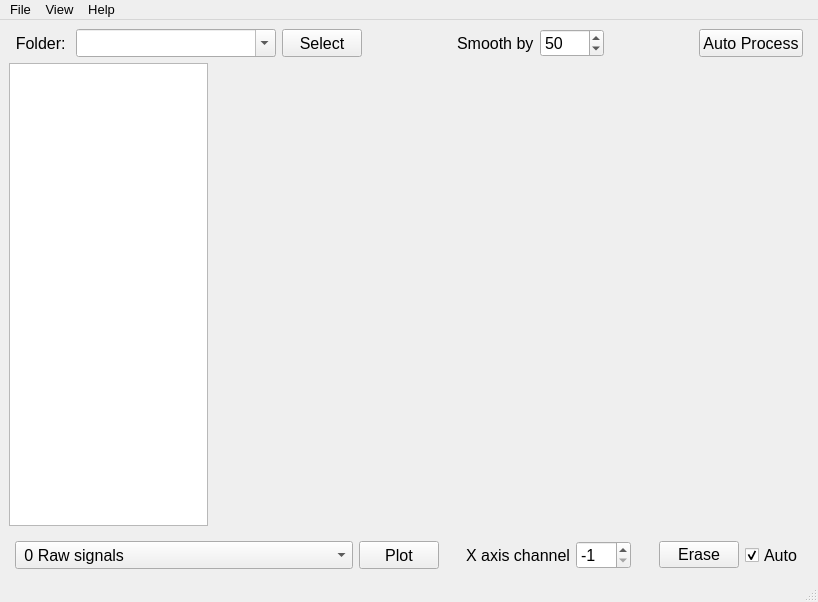
<?xml version="1.0" encoding="UTF-8"?>
<ui version="4.0">
 <class>MainWindow</class>
 <widget class="QMainWindow" name="MainWindow">
  <property name="geometry">
   <rect>
    <x>0</x>
    <y>0</y>
    <width>818</width>
    <height>602</height>
   </rect>
  </property>
  <property name="font">
   <font>
    <pointsize>12</pointsize>
   </font>
  </property>
  <property name="windowTitle">
   <string>Emittance Plot Processing</string>
  </property>
  <widget class="QWidget" name="centralwidget">
   <layout class="QVBoxLayout" name="verticalLayout">
    <property name="sizeConstraint">
     <enum>QLayout::SetDefaultConstraint</enum>
    </property>
    <property name="leftMargin">
     <number>0</number>
    </property>
    <property name="topMargin">
     <number>0</number>
    </property>
    <property name="rightMargin">
     <number>0</number>
    </property>
    <property name="bottomMargin">
     <number>0</number>
    </property>
    <item>
     <widget class="QWidget" name="widget" native="true">
      <layout class="QVBoxLayout" name="verticalLayout_2">
       <item>
        <layout class="QHBoxLayout" name="horizontalLayout_2">
         <property name="sizeConstraint">
          <enum>QLayout::SetDefaultConstraint</enum>
         </property>
         <property name="leftMargin">
          <number>6</number>
         </property>
         <property name="rightMargin">
          <number>6</number>
         </property>
         <item>
          <widget class="QLabel" name="label_2">
           <property name="sizePolicy">
            <sizepolicy hsizetype="Preferred" vsizetype="Preferred">
             <horstretch>0</horstretch>
             <verstretch>0</verstretch>
            </sizepolicy>
           </property>
           <property name="minimumSize">
            <size>
             <width>0</width>
             <height>0</height>
            </size>
           </property>
           <property name="font">
            <font>
             <pointsize>12</pointsize>
            </font>
           </property>
           <property name="text">
            <string>Folder: </string>
           </property>
           <property name="alignment">
            <set>Qt::AlignRight|Qt::AlignTrailing|Qt::AlignVCenter</set>
           </property>
          </widget>
         </item>
         <item>
          <widget class="QComboBox" name="comboBox_2">
           <property name="sizePolicy">
            <sizepolicy hsizetype="Expanding" vsizetype="Preferred">
             <horstretch>0</horstretch>
             <verstretch>0</verstretch>
            </sizepolicy>
           </property>
           <property name="minimumSize">
            <size>
             <width>200</width>
             <height>0</height>
            </size>
           </property>
           <property name="editable">
            <bool>true</bool>
           </property>
          </widget>
         </item>
         <item>
          <widget class="QPushButton" name="pushButton_2">
           <property name="sizePolicy">
            <sizepolicy hsizetype="Preferred" vsizetype="Preferred">
             <horstretch>0</horstretch>
             <verstretch>0</verstretch>
            </sizepolicy>
           </property>
           <property name="font">
            <font>
             <pointsize>12</pointsize>
            </font>
           </property>
           <property name="text">
            <string>Select</string>
           </property>
          </widget>
         </item>
         <item>
          <spacer name="horizontalSpacer_6">
           <property name="orientation">
            <enum>Qt::Horizontal</enum>
           </property>
           <property name="sizeHint" stdset="0">
            <size>
             <width>40</width>
             <height>20</height>
            </size>
           </property>
          </spacer>
         </item>
         <item>
          <widget class="QLabel" name="label">
           <property name="sizePolicy">
            <sizepolicy hsizetype="Fixed" vsizetype="Preferred">
             <horstretch>0</horstretch>
             <verstretch>0</verstretch>
            </sizepolicy>
           </property>
           <property name="font">
            <font>
             <pointsize>12</pointsize>
            </font>
           </property>
           <property name="focusPolicy">
            <enum>Qt::NoFocus</enum>
           </property>
           <property name="text">
            <string>Smooth by</string>
           </property>
          </widget>
         </item>
         <item>
          <widget class="QSpinBox" name="spinBox">
           <property name="sizePolicy">
            <sizepolicy hsizetype="Preferred" vsizetype="Preferred">
             <horstretch>0</horstretch>
             <verstretch>0</verstretch>
            </sizepolicy>
           </property>
           <property name="minimumSize">
            <size>
             <width>0</width>
             <height>0</height>
            </size>
           </property>
           <property name="font">
            <font>
             <pointsize>12</pointsize>
            </font>
           </property>
           <property name="maximum">
            <number>9999</number>
           </property>
           <property name="value">
            <number>50</number>
           </property>
          </widget>
         </item>
         <item>
          <spacer name="horizontalSpacer_3">
           <property name="orientation">
            <enum>Qt::Horizontal</enum>
           </property>
           <property name="sizeType">
            <enum>QSizePolicy::Expanding</enum>
           </property>
           <property name="sizeHint" stdset="0">
            <size>
             <width>40</width>
             <height>20</height>
            </size>
           </property>
          </spacer>
         </item>
         <item>
          <widget class="QPushButton" name="pushButton_4">
           <property name="sizePolicy">
            <sizepolicy hsizetype="Preferred" vsizetype="Preferred">
             <horstretch>0</horstretch>
             <verstretch>0</verstretch>
            </sizepolicy>
           </property>
           <property name="font">
            <font>
             <pointsize>12</pointsize>
            </font>
           </property>
           <property name="text">
            <string>Auto Process</string>
           </property>
          </widget>
         </item>
        </layout>
       </item>
       <item>
        <widget class="QWidget" name="widget_2" native="true">
         <layout class="QHBoxLayout" name="horizontalLayout">
          <property name="leftMargin">
           <number>0</number>
          </property>
          <property name="topMargin">
           <number>0</number>
          </property>
          <property name="rightMargin">
           <number>0</number>
          </property>
          <item>
           <widget class="QListWidget" name="listWidget">
            <property name="sizePolicy">
             <sizepolicy hsizetype="Expanding" vsizetype="Expanding">
              <horstretch>1</horstretch>
              <verstretch>0</verstretch>
             </sizepolicy>
            </property>
            <property name="font">
             <font>
              <pointsize>12</pointsize>
             </font>
            </property>
            <property name="midLineWidth">
             <number>0</number>
            </property>
            <property name="editTriggers">
             <set>QAbstractItemView::NoEditTriggers</set>
            </property>
            <property name="alternatingRowColors">
             <bool>false</bool>
            </property>
            <property name="selectionMode">
             <enum>QAbstractItemView::MultiSelection</enum>
            </property>
            <property name="horizontalScrollMode">
             <enum>QAbstractItemView::ScrollPerPixel</enum>
            </property>
           </widget>
          </item>
          <item>
           <widget class="QStackedWidget" name="stackedWidget">
            <property name="sizePolicy">
             <sizepolicy hsizetype="Expanding" vsizetype="Expanding">
              <horstretch>3</horstretch>
              <verstretch>0</verstretch>
             </sizepolicy>
            </property>
            <property name="focusPolicy">
             <enum>Qt::NoFocus</enum>
            </property>
            <property name="currentIndex">
             <number>0</number>
            </property>
            <widget class="QWidget" name="stackedWidgetPage1">
             <layout class="QHBoxLayout" name="horizontalLayout_4">
              <property name="leftMargin">
               <number>0</number>
              </property>
              <property name="topMargin">
               <number>0</number>
              </property>
              <property name="rightMargin">
               <number>0</number>
              </property>
              <property name="bottomMargin">
               <number>0</number>
              </property>
              <item>
               <widget class="MplWidget" name="mplWidget" native="true">
                <property name="sizePolicy">
                 <sizepolicy hsizetype="Expanding" vsizetype="Expanding">
                  <horstretch>0</horstretch>
                  <verstretch>0</verstretch>
                 </sizepolicy>
                </property>
               </widget>
              </item>
             </layout>
            </widget>
            <widget class="QWidget" name="stackedWidgetPage2">
             <layout class="QVBoxLayout" name="verticalLayout_3">
              <property name="topMargin">
               <number>0</number>
              </property>
              <property name="bottomMargin">
               <number>0</number>
              </property>
              <item>
               <widget class="QPlainTextEdit" name="plainTextEdit">
                <property name="sizePolicy">
                 <sizepolicy hsizetype="Expanding" vsizetype="Expanding">
                  <horstretch>0</horstretch>
                  <verstretch>0</verstretch>
                 </sizepolicy>
                </property>
                <property name="minimumSize">
                 <size>
                  <width>0</width>
                  <height>0</height>
                 </size>
                </property>
                <property name="autoFillBackground">
                 <bool>false</bool>
                </property>
                <property name="undoRedoEnabled">
                 <bool>false</bool>
                </property>
                <property name="readOnly">
                 <bool>true</bool>
                </property>
               </widget>
              </item>
             </layout>
            </widget>
            <widget class="QWidget" name="stackedWidgetPage3">
             <layout class="QHBoxLayout" name="horizontalLayout_5">
              <item>
               <widget class="QTableWidget" name="tableWidget">
                <property name="sizePolicy">
                 <sizepolicy hsizetype="Expanding" vsizetype="Expanding">
                  <horstretch>1</horstretch>
                  <verstretch>0</verstretch>
                 </sizepolicy>
                </property>
                <property name="font">
                 <font>
                  <pointsize>10</pointsize>
                 </font>
                </property>
                <property name="alternatingRowColors">
                 <bool>true</bool>
                </property>
                <attribute name="horizontalHeaderVisible">
                 <bool>false</bool>
                </attribute>
                <attribute name="horizontalHeaderCascadingSectionResizes">
                 <bool>false</bool>
                </attribute>
                <attribute name="horizontalHeaderDefaultSectionSize">
                 <number>100</number>
                </attribute>
                <attribute name="horizontalHeaderStretchLastSection">
                 <bool>true</bool>
                </attribute>
                <attribute name="verticalHeaderVisible">
                 <bool>false</bool>
                </attribute>
                <row>
                 <property name="text">
                  <string>New Row</string>
                 </property>
                </row>
                <row>
                 <property name="text">
                  <string>New Row</string>
                 </property>
                </row>
                <row>
                 <property name="text">
                  <string>New Row</string>
                 </property>
                </row>
                <row>
                 <property name="text">
                  <string>New Row</string>
                 </property>
                </row>
                <row>
                 <property name="text">
                  <string>New Row</string>
                 </property>
                </row>
                <row>
                 <property name="text">
                  <string>New Row</string>
                 </property>
                </row>
                <row>
                 <property name="text">
                  <string>New Row</string>
                 </property>
                </row>
                <row>
                 <property name="text">
                  <string>New Row</string>
                 </property>
                </row>
                <column>
                 <property name="text">
                  <string>Parameter</string>
                 </property>
                 <property name="font">
                  <font>
                   <pointsize>12</pointsize>
                   <kerning>false</kerning>
                  </font>
                 </property>
                </column>
                <column>
                 <property name="text">
                  <string>Value</string>
                 </property>
                 <property name="font">
                  <font>
                   <pointsize>12</pointsize>
                  </font>
                 </property>
                </column>
               </widget>
              </item>
              <item>
               <widget class="QFrame" name="frame">
                <property name="sizePolicy">
                 <sizepolicy hsizetype="Preferred" vsizetype="Preferred">
                  <horstretch>1</horstretch>
                  <verstretch>0</verstretch>
                 </sizepolicy>
                </property>
                <property name="frameShape">
                 <enum>QFrame::StyledPanel</enum>
                </property>
                <property name="frameShadow">
                 <enum>QFrame::Raised</enum>
                </property>
               </widget>
              </item>
             </layout>
            </widget>
           </widget>
          </item>
         </layout>
        </widget>
       </item>
       <item>
        <layout class="QHBoxLayout" name="horizontalLayout_3">
         <property name="leftMargin">
          <number>6</number>
         </property>
         <property name="rightMargin">
          <number>6</number>
         </property>
         <item>
          <widget class="QComboBox" name="comboBox">
           <property name="sizePolicy">
            <sizepolicy hsizetype="Preferred" vsizetype="Preferred">
             <horstretch>0</horstretch>
             <verstretch>0</verstretch>
            </sizepolicy>
           </property>
           <property name="baseSize">
            <size>
             <width>0</width>
             <height>0</height>
            </size>
           </property>
           <property name="font">
            <font>
             <pointsize>12</pointsize>
            </font>
           </property>
           <item>
            <property name="text">
             <string> 0 Raw signals</string>
            </property>
           </item>
           <item>
            <property name="text">
             <string> 1 Processed signals</string>
            </property>
           </item>
           <item>
            <property name="text">
             <string> 2 Elementary jet</string>
            </property>
           </item>
           <item>
            <property name="text">
             <string> 3 Integral profile</string>
            </property>
           </item>
           <item>
            <property name="text">
             <string> 4 Maximum profile</string>
            </property>
           </item>
           <item>
            <property name="text">
             <string> 5 Contour plot</string>
            </property>
           </item>
           <item>
            <property name="text">
             <string> 6 Color contour plot</string>
            </property>
           </item>
           <item>
            <property name="text">
             <string> 7 Contour levels</string>
            </property>
           </item>
           <item>
            <property name="text">
             <string> 8 Cross section contours</string>
            </property>
           </item>
           <item>
            <property name="text">
             <string>-------------------</string>
            </property>
           </item>
           <item>
            <property name="text">
             <string>10 Z2 [N,nx-1] Initial data average shifted</string>
            </property>
           </item>
           <item>
            <property name="text">
             <string>11 Z3 [N,nx-1]  Regular divergence reduced</string>
            </property>
           </item>
           <item>
            <property name="text">
             <string>12 Scan voltage range</string>
            </property>
           </item>
           <item>
            <property name="text">
             <string>13 Z4 [N,nx] total beam</string>
            </property>
           </item>
           <item>
            <property name="text">
             <string>14 Zero line debug</string>
            </property>
           </item>
           <item>
            <property name="text">
             <string>15 Scale and range</string>
            </property>
           </item>
           <item>
            <property name="text">
             <string>16 Z6 [N,N] divergence back</string>
            </property>
           </item>
           <item>
            <property name="text">
             <string>17 Shifted jets</string>
            </property>
           </item>
           <item>
            <property name="text">
             <string>18 Z5 [N,N] no divergence</string>
            </property>
           </item>
           <item>
            <property name="text">
             <string>19 Z1[N,nx-1] initial data</string>
            </property>
           </item>
           <item>
            <property name="text">
             <string>20 griddata(Z1)</string>
            </property>
           </item>
           <item>
            <property name="text">
             <string>21 removed X't</string>
            </property>
           </item>
          </widget>
         </item>
         <item>
          <widget class="QPushButton" name="pushButton_6">
           <property name="sizePolicy">
            <sizepolicy hsizetype="Minimum" vsizetype="Preferred">
             <horstretch>0</horstretch>
             <verstretch>0</verstretch>
            </sizepolicy>
           </property>
           <property name="font">
            <font>
             <pointsize>12</pointsize>
            </font>
           </property>
           <property name="text">
            <string>Plot</string>
           </property>
          </widget>
         </item>
         <item>
          <spacer name="horizontalSpacer_5">
           <property name="orientation">
            <enum>Qt::Horizontal</enum>
           </property>
           <property name="sizeHint" stdset="0">
            <size>
             <width>40</width>
             <height>20</height>
            </size>
           </property>
          </spacer>
         </item>
         <item>
          <widget class="QLabel" name="label_3">
           <property name="font">
            <font>
             <pointsize>12</pointsize>
            </font>
           </property>
           <property name="frameShape">
            <enum>QFrame::NoFrame</enum>
           </property>
           <property name="text">
            <string>X axis channel</string>
           </property>
          </widget>
         </item>
         <item>
          <widget class="QSpinBox" name="spinBox_2">
           <property name="sizePolicy">
            <sizepolicy hsizetype="Preferred" vsizetype="Preferred">
             <horstretch>0</horstretch>
             <verstretch>0</verstretch>
            </sizepolicy>
           </property>
           <property name="font">
            <font>
             <pointsize>12</pointsize>
            </font>
           </property>
           <property name="minimum">
            <number>-1</number>
           </property>
           <property name="maximum">
            <number>999</number>
           </property>
           <property name="value">
            <number>-1</number>
           </property>
          </widget>
         </item>
         <item>
          <spacer name="horizontalSpacer">
           <property name="orientation">
            <enum>Qt::Horizontal</enum>
           </property>
           <property name="sizeHint" stdset="0">
            <size>
             <width>40</width>
             <height>20</height>
            </size>
           </property>
          </spacer>
         </item>
         <item>
          <widget class="QPushButton" name="pushButton_7">
           <property name="text">
            <string>Erase</string>
           </property>
          </widget>
         </item>
         <item>
          <widget class="QCheckBox" name="checkBox">
           <property name="sizePolicy">
            <sizepolicy hsizetype="Minimum" vsizetype="Preferred">
             <horstretch>0</horstretch>
             <verstretch>0</verstretch>
            </sizepolicy>
           </property>
           <property name="font">
            <font>
             <pointsize>12</pointsize>
            </font>
           </property>
           <property name="text">
            <string>Auto</string>
           </property>
           <property name="checked">
            <bool>true</bool>
           </property>
          </widget>
         </item>
        </layout>
       </item>
      </layout>
     </widget>
    </item>
   </layout>
  </widget>
  <widget class="QMenuBar" name="menubar">
   <property name="geometry">
    <rect>
     <x>0</x>
     <y>0</y>
     <width>818</width>
     <height>23</height>
    </rect>
   </property>
   <property name="font">
    <font>
     <pointsize>10</pointsize>
    </font>
   </property>
   <widget class="QMenu" name="menuFile">
    <property name="sizePolicy">
     <sizepolicy hsizetype="Preferred" vsizetype="Preferred">
      <horstretch>0</horstretch>
      <verstretch>0</verstretch>
     </sizepolicy>
    </property>
    <property name="font">
     <font>
      <pointsize>10</pointsize>
     </font>
    </property>
    <property name="title">
     <string>File</string>
    </property>
    <addaction name="actionOpen"/>
    <addaction name="actionQuit"/>
   </widget>
   <widget class="QMenu" name="menuView">
    <property name="title">
     <string>View</string>
    </property>
    <addaction name="actionPlot"/>
    <addaction name="actionLog"/>
    <addaction name="actionParameters"/>
   </widget>
   <widget class="QMenu" name="menuHelp">
    <property name="title">
     <string>Help</string>
    </property>
    <addaction name="actionAbout"/>
   </widget>
   <addaction name="menuFile"/>
   <addaction name="menuView"/>
   <addaction name="menuHelp"/>
  </widget>
  <widget class="QStatusBar" name="statusbar"/>
  <action name="actionOpen">
   <property name="text">
    <string>Open</string>
   </property>
   <property name="font">
    <font>
     <family>Tahoma</family>
     <pointsize>10</pointsize>
    </font>
   </property>
  </action>
  <action name="actionQuit">
   <property name="text">
    <string>Quit</string>
   </property>
  </action>
  <action name="actionPlot">
   <property name="checkable">
    <bool>true</bool>
   </property>
   <property name="checked">
    <bool>true</bool>
   </property>
   <property name="text">
    <string>Plot</string>
   </property>
  </action>
  <action name="actionLog">
   <property name="checkable">
    <bool>true</bool>
   </property>
   <property name="text">
    <string>Log</string>
   </property>
  </action>
  <action name="actionParameters">
   <property name="checkable">
    <bool>true</bool>
   </property>
   <property name="text">
    <string>Parameters</string>
   </property>
  </action>
  <action name="actionAbout">
   <property name="text">
    <string>About</string>
   </property>
  </action>
 </widget>
 <customwidgets>
  <customwidget>
   <class>MplWidget</class>
   <extends>QWidget</extends>
   <header>mplwidget</header>
   <container>1</container>
  </customwidget>
 </customwidgets>
 <resources/>
 <connections/>
</ui>
